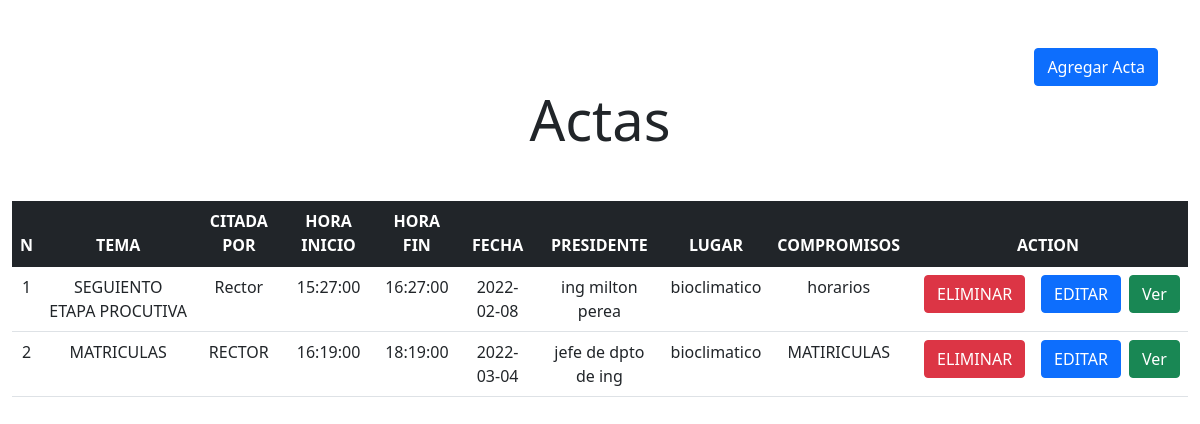
The page / on the database its author committed.
### tables this page shows
CREATE TABLE `actas` (
  `N_ACTA` int(11) NOT NULL,
  `TEMA` varchar(255) NOT NULL,
  `CITADA_POR` varchar(255) NOT NULL,
  `HORA_INICIO` time NOT NULL,
  `HORA_FIN` time NOT NULL,
  `FECHA` date NOT NULL,
  `PRESIDENTE` varchar(255) NOT NULL,
  `LUGAR` varchar(455) NOT NULL,
  `ORDEN_DIA` varchar(535) NOT NULL
);

### database/database.php (called while the page is built)
<?php
class DATABASE{
    private $host;
    private $database_name;
    private $username;
    private $password;
    private $charset;
    public function __construct(){
        $this->host     = 'localhost';
        $this->database_name   = 'desarrollo_web';
        $this->username     = 'root';
        $this->password     = '';
        $this->charset  = 'utf8mb4';
    }
    function getConnection(){
        try {
            $option = [PDO::ATTR_ERRMODE => PDO::ERRMODE_EXCEPTION,
            PDO::ATTR_EMULATE_PREPARES => false];
            $conn = new PDO("mysql:host=" . $this->host
                            . ";dbname=" . $this->database_name
                            . ";charset=" . $this->charset
                            ,$this->username
                            ,$this->password
                            ,$option);
                            return $conn;
        } catch (PDOException $e) {
            print_r("Error connection : " . $e->getMessage());
        }
    }
}

### model/actas.php (called while the page is built, shortened)
<?php
include_once('./database/database.php');
class Actas extends DATABASE{
    private $table = 'actas';
    public function getAll(){
        try
        {
            $stm = $this->getConnection()->prepare("SELECT * FROM $this->table");
            $stm->execute();
            return $stm->fetchAll(PDO::FETCH_OBJ);
        }
        catch (PDOException $e)
        {
            die($e->getMessage());
        }
    }
}

### controller/ControllerActas.php (the view, shortened to what this page needs)
<?php
class ControllerActas{
public function Read(){
    require_once  ("./Model/actas.php");
    $actas = new Actas();
    $i = 1;
    foreach ($actas->getAll() as $key => $value) {
      echo
      "<tr><td>" . $i . "</td>"
      . "<td>" . $value->TEMA . "</td>"
      . "<td>" . $value->CITADA_POR . "</td>"
      . "<td>" . $value->HORA_INICIO . "</td>"
      . "<td>" . $value->HORA_FIN . "</td>"
      . "<td>" . $value->FECHA . "</td>"
      . "<td>" . $value->PRESIDENTE . "</td>"
      . "<td>" . $value->LUGAR . "</td>"
      . "<td>" . $value->ORDEN_DIA . "</td>"
      . "<td>
       <div class='d-flex justify-content-center'>
      <a href='./ruteador.php?controller=actas&action=delete&id=$value->N_ACTA' class='btn btn-danger mx-2'>ELIMINAR</a>
      <a href='./ruteador.php?controller=actas&action=update&id=$value->N_ACTA' class='btn btn-primary mx-2' > EDITAR</a>
      <a href='./ruteador.php?controller=actas&action=viewRead&id=$value->N_ACTA'
      class='btn btn-success'>Ver</a>
      </div>
      </td></tr>";
      $i++;
  }
}
}

### rows shown on the page
actas: TEMA "SEGUIENTO ETAPA PROCUTIVA", CITADA_POR "Rector", HORA_INICIO "15:27:00", HORA_FIN "16:27:00", FECHA "2022-02-08", PRESIDENTE "ing milton perea", LUGAR "bioclimatico", ORDEN_DIA "horarios"
actas: TEMA "MATRICULAS", CITADA_POR "RECTOR", HORA_INICIO "16:19:00", HORA_FIN "18:19:00", FECHA "2022-03-04", PRESIDENTE "jefe de dpto de ing", LUGAR "bioclimatico", ORDEN_DIA "MATIRICULAS"
